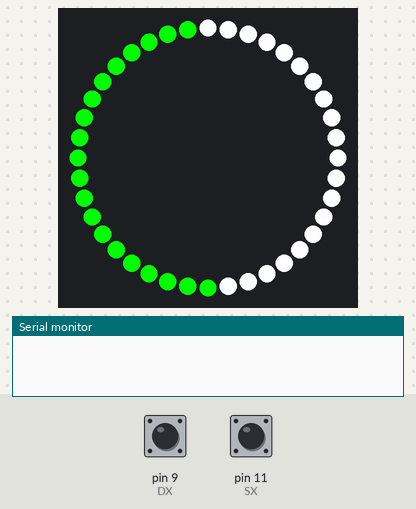
The sketch below on a simulated Arduino Uno, built with avr-gcc and run on an emulated ATmega328P. Parts: 40 RGB LEDs in a ring, first at the top, clockwise, the last lines printed to the serial monitor. The test bench sets the inputs (shaded band); at power-on: pin 9 (DX) HIGH, pin 11 (SX) HIGH. Colours are those a GRB WS2812 strip shows for the declared byte order.

Above: at 4.8 s.
4.9 s: pin 9 (DX) pulled LOW for 0.15 s
At 5.47 s:
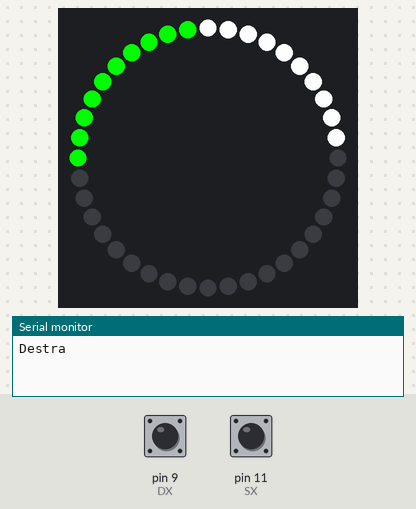
7.1 s: pin 11 (SX) pulled LOW for 1 s
At 7.67 s:
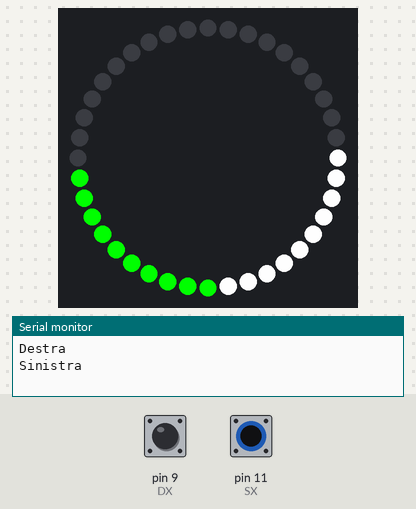
9.6 s: pin 9 (DX) pulled LOW for 1 s
At 9.95 s:
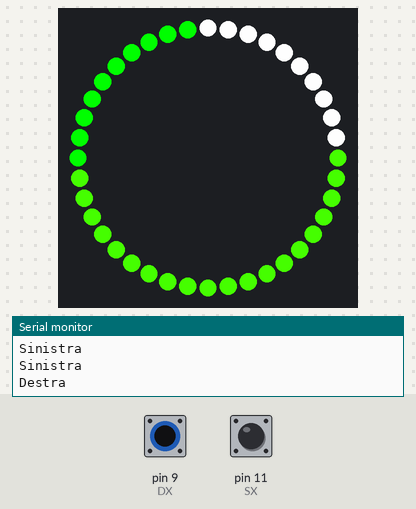
12.1 s: pin 9 (DX) pulled LOW for 3.2 s
At 12.67 s:
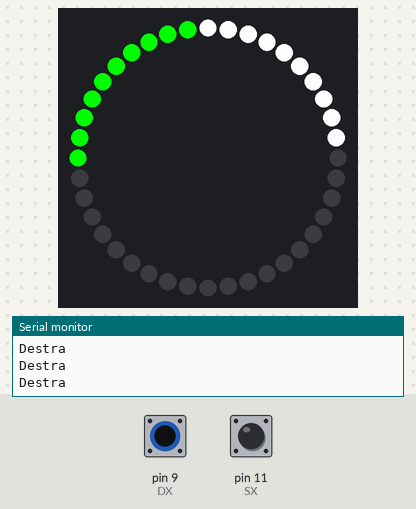
16.8 s: pin 11 (SX) pulled LOW for 3.2 s
At 17.15 s:
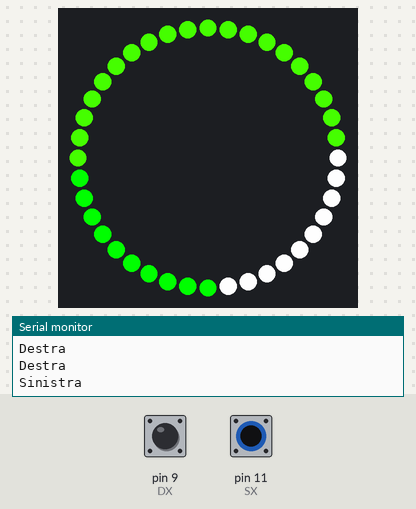

Measured:
- after the input at 4.9 s, the LEDs: first change at once (image 1 shows a later state)
- after the input at 7.1 s, the LEDs: first change at once (image 2 shows a later state)
- after the input at 9.6 s, the LEDs: first change at once (image 3 shows a later state)
- after the input at 12.1 s, the LEDs: first change at once (image 4 shows a later state)
- after the input at 16.8 s, the LEDs: first change at once (image 5 shows a later state)

The sketch:

drl.ino
```cpp
/* Luci a led per fanali composti da 10 led ciascuno
 * written by: Davide Maggini
 * dado.maggio44@gmail.com
 */

#include <FastLED.h>
#define LED_PIN     3
#define NUM_LEDS    40
#define LED_TYPE    WS2812B
#define COLOR_ORDER RGB
#define SX          11
#define DX          9
#define BRIGHTNESS  253

CRGB leds[NUM_LEDS];

#include "functions.h"

void setup() {
    delay(1000);
    Serial.begin(9600);
    LEDS.addLeds<LED_TYPE, LED_PIN, COLOR_ORDER>(leds, NUM_LEDS).setCorrection(TypicalPixelString);
    FastLED.setBrightness(BRIGHTNESS);
    pinMode(SX, INPUT_PULLUP);  //freccia sinistra
    pinMode(DX, INPUT_PULLUP);  //freccia destra
    accensione();
}

void loop()
{

    if(digitalRead(SX) == LOW){
      Serial.println("Sinistra");
    freccia(1);
    }

    else if(digitalRead(DX) == LOW){
      Serial.println("Destra");
    freccia(2);
    }

    else{drl();}


}
```

functions.h
```cpp
void drl(){
  for(int i=0; i<=19; i++){
    //led frontali
    leds[i] = CRGB::White;

    //led posteriori, rosso meno luminoso
    leds[20+i] = CRGB::Red;
  }
  FastLED.show();
}

void accensione(){
  // gioco di luci alla prima accensione del sistema
for(int i = 0; i<2; i++){
  for(int i = 0; i<=9; i++){
    leds[9-i] =  CRGB::White;
    leds[10+i] = CRGB::White;
    leds[30+i] = CRGB::Red;
    leds[29-i] = CRGB::Red;

    FastLED.delay(50);
    leds[9-i] =  CRGB::Black;
    leds[10+i] = CRGB::Black;
    leds[30+i] = CRGB::Black;
    leds[29-i] = CRGB::Black;


  }

  for(int i = 0; i<=9; i++){
    leds[i]    = CRGB::White;
    leds[19-i] = CRGB::White;
    leds[39-i] = CRGB::Red;
    leds[20+i] = CRGB::Red;

    FastLED.delay(50);
    leds[i]    = CRGB::Black;
    leds[19-i] = CRGB::Black;
    leds[39-i] = CRGB::Black;
    leds[20+i] = CRGB::Black;

  }
  }

  for(int i = 0; i<=9; i++){
    leds[9-i]  = CRGB::White;
    leds[10+i] = CRGB::White;
    leds[30+i] = CRGB::Red;
    leds[29-i] = CRGB::Red;
    FastLED.delay(60);
  }
}

void freccia(int sxdx){
   //freccia a scorrimento, si indica la direzione con una variabile e viene
   //riprodotto il corrispondente gioco di luci (frecce dinamiche a scorrimento)

  switch(sxdx){
    case 1: for(int i=0; i<=9; i++){        //freccia sinistra
              leds[9-i] =  CRGB(255,70,0);
              leds[30+i] = CRGB(255,70,0);
              FastLED.delay(30);

            if(i==9){
              delay(100);
              for(int i=0; i<=9; i++){
                leds[i] =    CRGB::Black;
                leds[30+i] = CRGB::Black;
              }
            FastLED.delay(350);
            }
            }
            break;

    case 2: for(int i=10; i<=19; i++){      //freccia destra
            leds[i] =    CRGB(255,70,0);
            leds[39-i] = CRGB(255,70,0);
            FastLED.delay(30);

            if(i==19){
              delay(100);
              for(int i=10; i<=19; i++){
                leds[i] =    CRGB::Black;
                leds[39-i] = CRGB::Black;
              }
            FastLED.delay(350);
            }
            }
            break;

    default:break;
  }
}

/*
void freno(){
  //luci posteriori più luminose per indicare la frenata

  for(int i=20; i<=39; i++){
    leds[i] = CRGB(255,0,0);
    FastLED.show();
  }
}

 void lampeggiante(){
  //lampeggianti di emergenza arancioni

   for(int j = 0; j<=3; j++){
      for (int i = 0; i<9 ; i++){
        leds[i] =    CRGB::Orange;
        leds[20+i] = CRGB::Orange;
      }
      FastLED.show();
      delay(10);

      for(int i = 0; i<9; i++){
        leds[i] =    CRGB::Black;
        leds[20+i] = CRGB::Black;
      }
      FastLED.show();
      delay(10);
    }
   for(int j = 0; j<=3; j++){
      for(int i = 0; i<=9; i++){
        leds[10+i] = CRGB::Orange;
        leds[30+i] = CRGB::Orange;
      }
      FastLED.show();
      delay(10);

      for(int i = 0; i<=9; i++){
        leds[10+i] = CRGB::Black;
        leds[30+i] = CRGB::Black;
      }
      FastLED.show();
      delay(10);
    }

}                                         */
```
